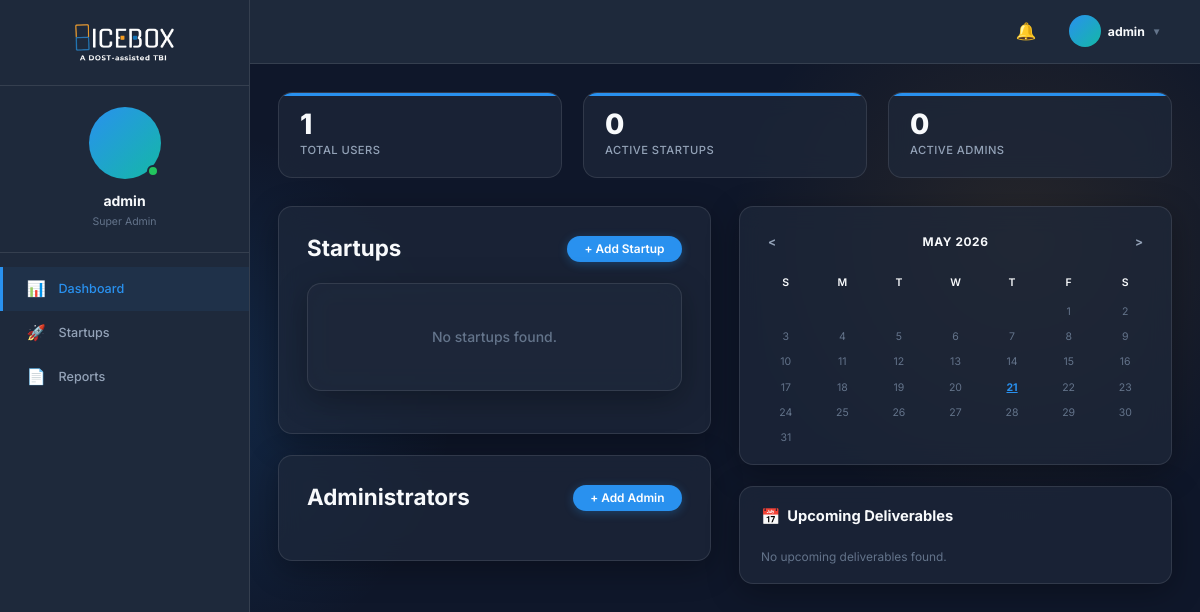
Before: /dashboard/ (signed in) with the older database file.
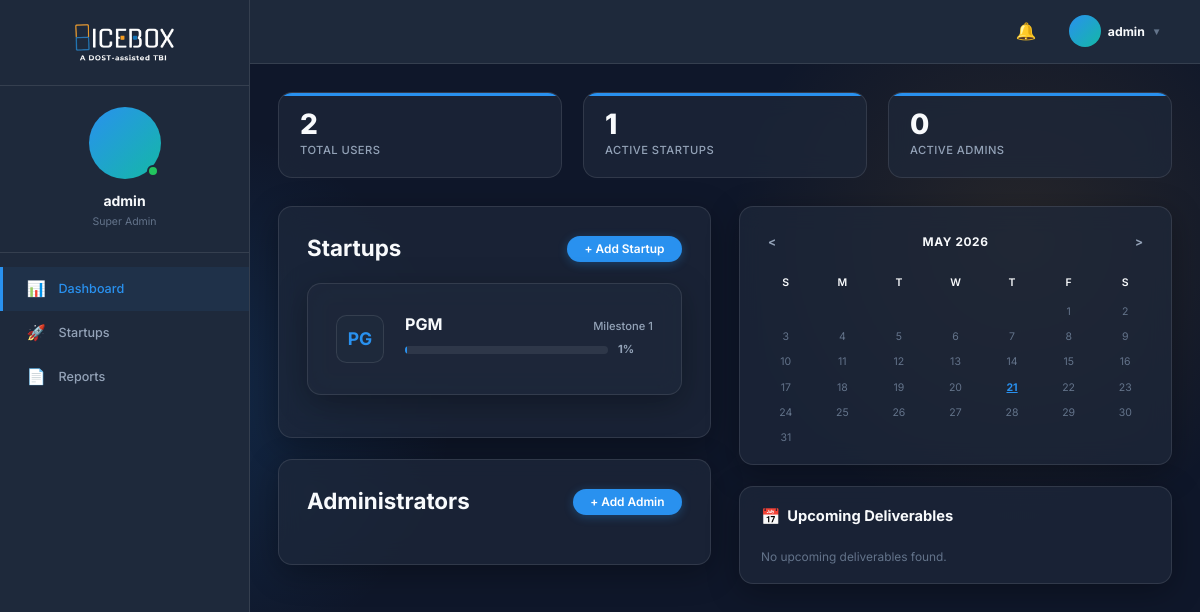
After: the same page with the newer database file.
### incubator/models.py (models this page shows, shortened)
class Startup(models.Model):
    name = models.CharField(max_length=200)
    description = models.TextField(blank=True, null=True)
    logo = models.ImageField(upload_to='startup_logos/', blank=True, null=True)
    owner = models.ForeignKey(User, on_delete=models.CASCADE, related_name='owned_startups')
    email = models.EmailField(max_length=120, blank=True, null=True)
    contact_number = models.CharField(max_length=20, blank=True, null=True)
    created_at = models.DateTimeField(default=timezone.now)
    cohort = models.ForeignKey(Cohort, on_delete=models.SET_NULL, null=True, blank=True, related_name='startups')
    members = models.ManyToManyField(User, through='StartupMember', related_name='startups')
    @property
    def progress(self):
        total = self.milestones.count()
        if total == 0:
            return 0
        completed = self.milestones.filter(status='completed').count()
        return int((completed / total) * 100)

class Milestone(models.Model):
    STATUS_CHOICES = (
        ('not-yet', 'Not Yet'),
        ('pending', 'Pending'),
        ('completed', 'Completed'),
    )
    startup = models.ForeignKey(Startup, on_delete=models.CASCADE, related_name='milestones')
    milestone_progress = models.IntegerField(blank=True, null=True) # Could be an index
    title = models.CharField(max_length=200, blank=True, null=True)
    description = models.TextField(blank=True, null=True)
    status = models.CharField(max_length=20, choices=STATUS_CHOICES, default='not-yet')
    due_date = models.DateField(blank=True, null=True)
    completed_at = models.DateTimeField(blank=True, null=True)
    def is_locked(self):
        if self.milestone_progress == 1:
            return False  # First milestone is never locked

### incubator/views.py (the view)
# urls.py: path('dashboard/', views.dashboard, name='dashboard'),
@login_required
def dashboard(request):
    user = request.user
    if user.role == 'super_admin':
        return super_admin_dashboard(request)
    elif user.role == 'admin':
        return admin_dashboard(request)
    else:
        return incubatee_dashboard(request)

### incubator/context_processors.py (called while the page is built)
def notifications(request):
    if request.user.is_authenticated:
        unread = request.user.notifications.filter(is_read=False).order_by('-created_at')
        return {
            'unread_notifications': unread,
            'unread_notifications_count': unread.count()
        }
    return {
        'unread_notifications': [],
        'unread_notifications_count': 0
    }

### templates/dashboard/super_admin.html (shortened to what the changed rows need)
{% extends 'base.html' %}
{% block content %}
<div class="stats-row">
    <div class="stat-card">
        <div class="stat-number">{{ total_users }}</div>
        <div class="stat-label">Total Users</div>
    </div>
    <div class="stat-card">
        <div class="stat-number">{{ total_startups }}</div>
        <div class="stat-label">Active Startups</div>
    </div>
</div>
<div class="dashboard-grid">
    <div style="display: flex; flex-direction: column; gap: 1.5rem;">
        <div class="glass-card" style="padding: 2rem;">
            <div style="display: flex; justify-content: space-between; align-items: center; margin-bottom: 1.5rem;">
                <h2 style="font-size: 1.6rem; font-weight: 700; color: var(--text-primary); margin: 0;">Startups</h2>
            </div>
            <div class="flex flex-col gap-sm">
                {% for startup in startups %}
                <div class="glass-card flex items-center gap-md p-sm mb-sm">
                    <div class="avatar-placeholder">
                        {% if startup.logo %}
                        <img src="{{ startup.logo.url }}" alt="{{ startup.name }}">
                        {% else %}
                        <div style="font-size: 1.25rem; font-weight: bold; color: var(--accent-color);">
                            {{ startup.name|slice:":2"|upper }}
                        </div>
                        {% endif %}
                    </div>
                    <div style="flex: 1;">
                        <div style="display: flex; justify-content: space-between; align-items: baseline; margin-bottom: 0.25rem;">
                            <a href="{% url 'view_startup' startup.id %}" style="font-size: 1.15rem; font-weight: 700; color: var(--text-primary); text-decoration: none;">{{ startup.name }}</a>
                            <span style="font-size: 0.8rem; color: var(--text-secondary); font-weight: 500;">{% if startup.current_milestone %}Milestone {{ startup.current_milestone.milestone_progress }}{% else %}All Completed ✓{% endif %}</span>
                        </div>
                        <div class="progress-bar-wrap">
                        <div class="progress-bar">
                            <div class="progress-fill" style="width: {% if startup.progress > 0 %}{{ startup.progress }}{% else %}1{% endif %}%;"></div>
                        </div>
                        <span class="progress-pct">{% if startup.progress > 0 %}{{ startup.progress }}%{% else %}1%{% endif %}</span>
                    </div>
                    </div>
                </div>
                {% empty %}
                <div class="glass-card flex items-center gap-md p-sm mb-sm" style="justify-content: center; padding: 3rem 1rem;">
                    <div style="color: var(--text-tertiary); font-weight: 500;">No startups found.</div>
                </div>
                {% endfor %}
            </div>
        </div>
        <div class="glass-card" style="padding: 2rem;">
             <div style="display: flex; justify-content: space-between; align-items: center; margin-bottom: 1.5rem;">
                <h2 style="font-size: 1.6rem; font-weight: 700; color: var(--text-primary); margin: 0;">Administrators</h2>
            </div>
        </div>
    </div>
</div>
{% endblock %}

Changed rows visible on the page:
added Startup: name "PG", name "PGM", current_milestone.milestone_progress "1", shows "1%"
Other visible differences:
{{ total_users }}: "1" → "2"
{{ total_startups }}: "0" → "1"
text no longer shown: "No startups found."
